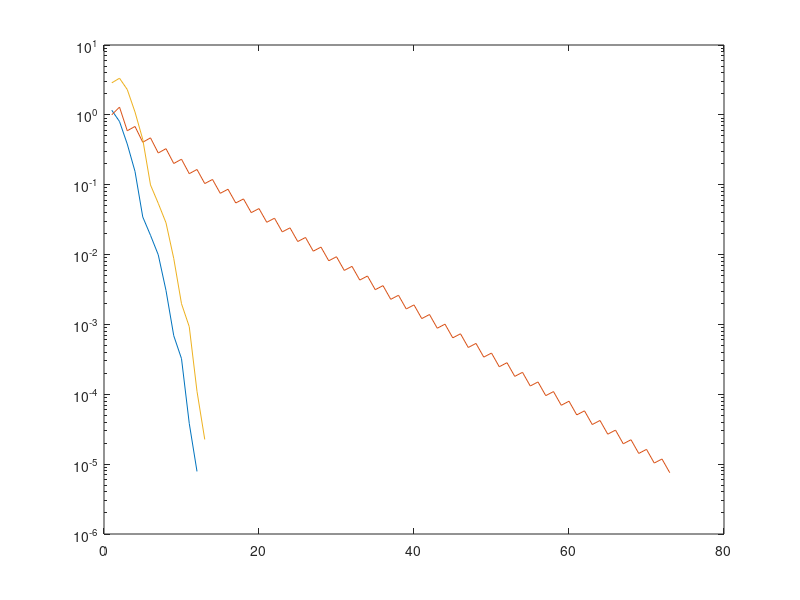

Here is the MATLAB script that generated this plot:
% y = [];
% y1 = [];
% A=gallery('poisson',5);
%  N = 25;
%   f =rand(N,1);
%   f2 = rand(N,1);
%   mx = max(eig(A));
%   mn = min(eig(A));
%   x = zeros(N,1);
%   eps = 10^(-5);
%   r = A*x - f;
% r2 = A*x - f2;
%   fnorm = norm(f);
% fnorm2 = norm(f2);
%   iter = 0;
% iter2 = 0;
%   val = [];
%   val2= [];
%  while (norm(r)/fnorm > eps & iter < 1000)
%       r =A*x -f ;
%       ar = A*r;
%       x = x - ((ar' * r)/(ar' * ar))*r;
%       iter = iter + 1;
%       val (iter) = norm(r)/fnorm;
%  end
% x = zeros(N,1);
%   while (norm(r2)/fnorm2> eps & iter2 < 1000) 
% r2=A*x -f2; 
% tow = (r2'*r2)/((A*r2)'*r2);
% x = x - tow*r2; 
% iter2 = iter2 + 1; 
% val2 (iter2) = norm(r2/fnorm2); 
%   end
% semilogy(1:iter, val,1:iter2, val2)
%  legend('Minimalnih nevyazok', 'Naiskoreyshego spuska')

A=gallery('poisson',5);
N = 25;
f =rand(N,1);
f2 =rand(N,1);
fnorm = norm(f);
fnorm2 = norm(f2);
iter = 0;
iter2 = 0;
iter3 = 0;
x = zeros(N,1);
r = A*x - f;
 r2 = A*x - f2;
sigma0 = (r' * r);
tow = sigma0/((A*r)'*r);
x = x - tow * r;
d = r;
eps = 10^(-5);
val = [];
val2 = [];

 while (norm(r)/fnorm > eps & iter < 1000)
      r =A*x -f ;
      sigma = (r' * r);
      beta = sigma/sigma0;
      d = r + beta*d;
      tow = sigma/(d' * (A*d));
      x = x - tow*d;
      iter = iter + 1;
      val (iter) = norm(r)/fnorm;
      sigma0 = sigma;
 end
 x = zeros(N,1);
  while (norm(r2)/fnorm2> eps & iter2 < 1000) 
r2=A*x -f2; 
tow = (r2'*r2)/((A*r2)'*r2);
x = x - tow*r2; 
iter2 = iter2 + 1; 
val2 (iter2) = norm(r2/fnorm2); 
  end
[x,flag,relres,iter3,resvec] = pcg(A,f,eps);
semilogy(1:iter, val,1:iter2, val2, 1:iter3+1, resvec)
























